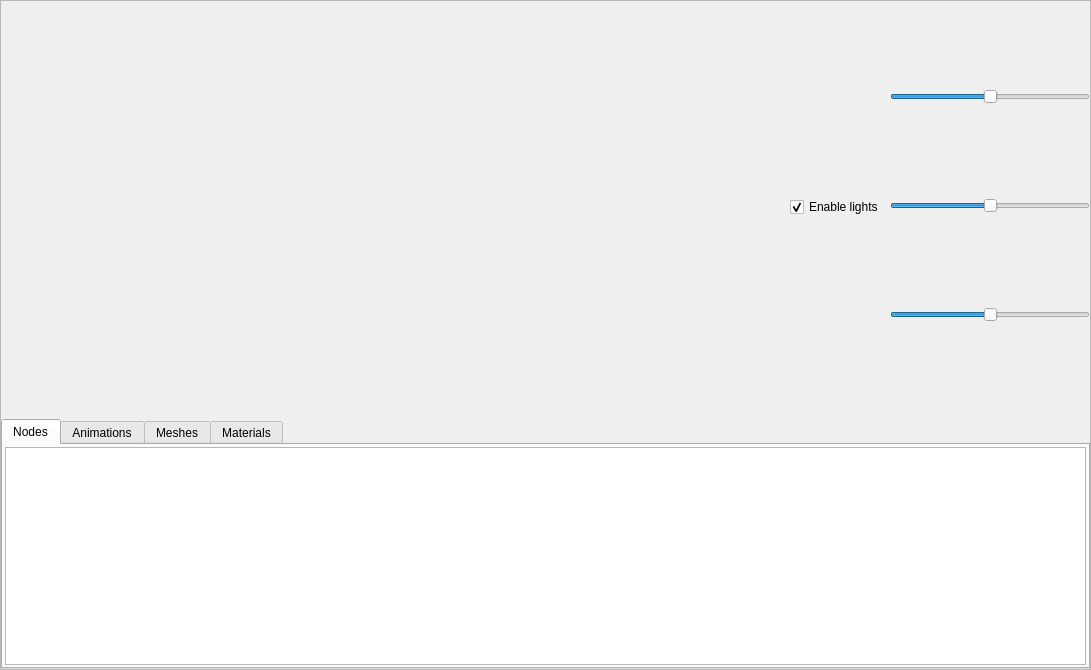
<?xml version="1.0" encoding="UTF-8"?>
<ui version="4.0">
 <class>MGFModelViewerWidget</class>
 <widget class="QWidget" name="MGFModelViewerWidget">
  <property name="geometry">
   <rect>
    <x>0</x>
    <y>0</y>
    <width>1091</width>
    <height>670</height>
   </rect>
  </property>
  <property name="sizePolicy">
   <sizepolicy hsizetype="Expanding" vsizetype="Expanding">
    <horstretch>0</horstretch>
    <verstretch>0</verstretch>
   </sizepolicy>
  </property>
  <property name="windowTitle">
   <string>Form</string>
  </property>
  <layout class="QVBoxLayout" name="verticalLayout">
   <property name="sizeConstraint">
    <enum>QLayout::SetMaximumSize</enum>
   </property>
   <property name="leftMargin">
    <number>0</number>
   </property>
   <property name="topMargin">
    <number>0</number>
   </property>
   <property name="rightMargin">
    <number>0</number>
   </property>
   <property name="bottomMargin">
    <number>0</number>
   </property>
   <item>
    <widget class="QFrame" name="frame">
     <property name="sizePolicy">
      <sizepolicy hsizetype="Expanding" vsizetype="Expanding">
       <horstretch>0</horstretch>
       <verstretch>0</verstretch>
      </sizepolicy>
     </property>
     <property name="frameShape">
      <enum>QFrame::StyledPanel</enum>
     </property>
     <property name="frameShadow">
      <enum>QFrame::Raised</enum>
     </property>
     <layout class="QVBoxLayout" name="frameLayout">
      <property name="leftMargin">
       <number>0</number>
      </property>
      <property name="topMargin">
       <number>0</number>
      </property>
      <property name="rightMargin">
       <number>0</number>
      </property>
      <property name="bottomMargin">
       <number>0</number>
      </property>
      <item>
       <layout class="QHBoxLayout" name="horizontalLayout_3">
        <property name="sizeConstraint">
         <enum>QLayout::SetMinimumSize</enum>
        </property>
        <item>
         <spacer name="horizontalSpacer">
          <property name="orientation">
           <enum>Qt::Horizontal</enum>
          </property>
          <property name="sizeType">
           <enum>QSizePolicy::Expanding</enum>
          </property>
          <property name="sizeHint" stdset="0">
           <size>
            <width>40</width>
            <height>20</height>
           </size>
          </property>
         </spacer>
        </item>
        <item>
         <widget class="QCheckBox" name="enableSceneLightsCheckBox">
          <property name="text">
           <string>Enable lights</string>
          </property>
          <property name="checked">
           <bool>true</bool>
          </property>
         </widget>
        </item>
        <item>
         <layout class="QVBoxLayout" name="verticalLayout_2">
          <property name="sizeConstraint">
           <enum>QLayout::SetMinimumSize</enum>
          </property>
          <item>
           <spacer name="verticalSpacer_2">
            <property name="orientation">
             <enum>Qt::Vertical</enum>
            </property>
            <property name="sizeType">
             <enum>QSizePolicy::Minimum</enum>
            </property>
            <property name="sizeHint" stdset="0">
             <size>
              <width>20</width>
              <height>0</height>
             </size>
            </property>
           </spacer>
          </item>
          <item>
           <widget class="QSlider" name="lightPositionSliderXInput">
            <property name="sizePolicy">
             <sizepolicy hsizetype="Fixed" vsizetype="Fixed">
              <horstretch>0</horstretch>
              <verstretch>0</verstretch>
             </sizepolicy>
            </property>
            <property name="minimumSize">
             <size>
              <width>200</width>
              <height>0</height>
             </size>
            </property>
            <property name="minimum">
             <number>-100</number>
            </property>
            <property name="maximum">
             <number>100</number>
            </property>
            <property name="orientation">
             <enum>Qt::Horizontal</enum>
            </property>
           </widget>
          </item>
          <item>
           <widget class="QSlider" name="lightPositionSliderYInput">
            <property name="sizePolicy">
             <sizepolicy hsizetype="Fixed" vsizetype="Fixed">
              <horstretch>0</horstretch>
              <verstretch>0</verstretch>
             </sizepolicy>
            </property>
            <property name="minimumSize">
             <size>
              <width>200</width>
              <height>0</height>
             </size>
            </property>
            <property name="minimum">
             <number>-100</number>
            </property>
            <property name="maximum">
             <number>100</number>
            </property>
            <property name="orientation">
             <enum>Qt::Horizontal</enum>
            </property>
           </widget>
          </item>
          <item>
           <widget class="QSlider" name="lightPositionSliderZInput">
            <property name="sizePolicy">
             <sizepolicy hsizetype="Fixed" vsizetype="Fixed">
              <horstretch>0</horstretch>
              <verstretch>0</verstretch>
             </sizepolicy>
            </property>
            <property name="minimumSize">
             <size>
              <width>200</width>
              <height>0</height>
             </size>
            </property>
            <property name="minimum">
             <number>-100</number>
            </property>
            <property name="maximum">
             <number>100</number>
            </property>
            <property name="orientation">
             <enum>Qt::Horizontal</enum>
            </property>
           </widget>
          </item>
          <item>
           <spacer name="verticalSpacer">
            <property name="orientation">
             <enum>Qt::Vertical</enum>
            </property>
            <property name="sizeType">
             <enum>QSizePolicy::Minimum</enum>
            </property>
            <property name="sizeHint" stdset="0">
             <size>
              <width>20</width>
              <height>0</height>
             </size>
            </property>
           </spacer>
          </item>
         </layout>
        </item>
       </layout>
      </item>
      <item>
       <widget class="QTabWidget" name="tabWidget">
        <property name="maximumSize">
         <size>
          <width>16777215</width>
          <height>250</height>
         </size>
        </property>
        <property name="currentIndex">
         <number>0</number>
        </property>
        <widget class="QWidget" name="tabNodes">
         <attribute name="title">
          <string>Nodes</string>
         </attribute>
         <layout class="QHBoxLayout" name="horizontalLayout_5">
          <property name="leftMargin">
           <number>2</number>
          </property>
          <property name="topMargin">
           <number>2</number>
          </property>
          <property name="rightMargin">
           <number>2</number>
          </property>
          <property name="bottomMargin">
           <number>2</number>
          </property>
          <item>
           <widget class="QTreeView" name="nodeTreeView">
            <property name="editTriggers">
             <set>QAbstractItemView::EditKeyPressed</set>
            </property>
           </widget>
          </item>
         </layout>
        </widget>
        <widget class="QWidget" name="tabAnimations">
         <property name="minimumSize">
          <size>
           <width>1083</width>
           <height>0</height>
          </size>
         </property>
         <attribute name="title">
          <string>Animations</string>
         </attribute>
         <layout class="QHBoxLayout" name="horizontalLayout_4">
          <property name="leftMargin">
           <number>2</number>
          </property>
          <property name="topMargin">
           <number>2</number>
          </property>
          <property name="rightMargin">
           <number>2</number>
          </property>
          <property name="bottomMargin">
           <number>2</number>
          </property>
          <item>
           <widget class="QTableView" name="animTableView">
            <property name="editTriggers">
             <set>QAbstractItemView::NoEditTriggers</set>
            </property>
            <property name="selectionMode">
             <enum>QAbstractItemView::SingleSelection</enum>
            </property>
            <property name="selectionBehavior">
             <enum>QAbstractItemView::SelectRows</enum>
            </property>
            <property name="showGrid">
             <bool>false</bool>
            </property>
            <attribute name="verticalHeaderVisible">
             <bool>false</bool>
            </attribute>
            <attribute name="verticalHeaderMinimumSectionSize">
             <number>22</number>
            </attribute>
            <attribute name="verticalHeaderDefaultSectionSize">
             <number>22</number>
            </attribute>
           </widget>
          </item>
         </layout>
        </widget>
        <widget class="QWidget" name="tabMeshes">
         <attribute name="title">
          <string>Meshes</string>
         </attribute>
         <layout class="QHBoxLayout" name="horizontalLayout_2">
          <property name="leftMargin">
           <number>2</number>
          </property>
          <property name="topMargin">
           <number>2</number>
          </property>
          <property name="rightMargin">
           <number>2</number>
          </property>
          <property name="bottomMargin">
           <number>2</number>
          </property>
          <item>
           <widget class="QTableView" name="meshTableView">
            <property name="editTriggers">
             <set>QAbstractItemView::NoEditTriggers</set>
            </property>
            <property name="selectionMode">
             <enum>QAbstractItemView::SingleSelection</enum>
            </property>
            <property name="selectionBehavior">
             <enum>QAbstractItemView::SelectRows</enum>
            </property>
            <property name="showGrid">
             <bool>false</bool>
            </property>
            <attribute name="verticalHeaderVisible">
             <bool>false</bool>
            </attribute>
            <attribute name="verticalHeaderMinimumSectionSize">
             <number>22</number>
            </attribute>
            <attribute name="verticalHeaderDefaultSectionSize">
             <number>22</number>
            </attribute>
           </widget>
          </item>
         </layout>
        </widget>
        <widget class="QWidget" name="tabMaterials">
         <attribute name="title">
          <string>Materials</string>
         </attribute>
         <layout class="QHBoxLayout" name="horizontalLayout">
          <property name="leftMargin">
           <number>2</number>
          </property>
          <property name="topMargin">
           <number>2</number>
          </property>
          <property name="rightMargin">
           <number>2</number>
          </property>
          <property name="bottomMargin">
           <number>2</number>
          </property>
          <item>
           <widget class="QTableView" name="materialTableView">
            <property name="editTriggers">
             <set>QAbstractItemView::NoEditTriggers</set>
            </property>
            <property name="selectionMode">
             <enum>QAbstractItemView::SingleSelection</enum>
            </property>
            <property name="selectionBehavior">
             <enum>QAbstractItemView::SelectRows</enum>
            </property>
            <property name="showGrid">
             <bool>false</bool>
            </property>
            <attribute name="verticalHeaderVisible">
             <bool>false</bool>
            </attribute>
            <attribute name="verticalHeaderMinimumSectionSize">
             <number>22</number>
            </attribute>
            <attribute name="verticalHeaderDefaultSectionSize">
             <number>22</number>
            </attribute>
           </widget>
          </item>
         </layout>
        </widget>
       </widget>
      </item>
     </layout>
    </widget>
   </item>
  </layout>
 </widget>
 <resources/>
 <connections/>
</ui>
